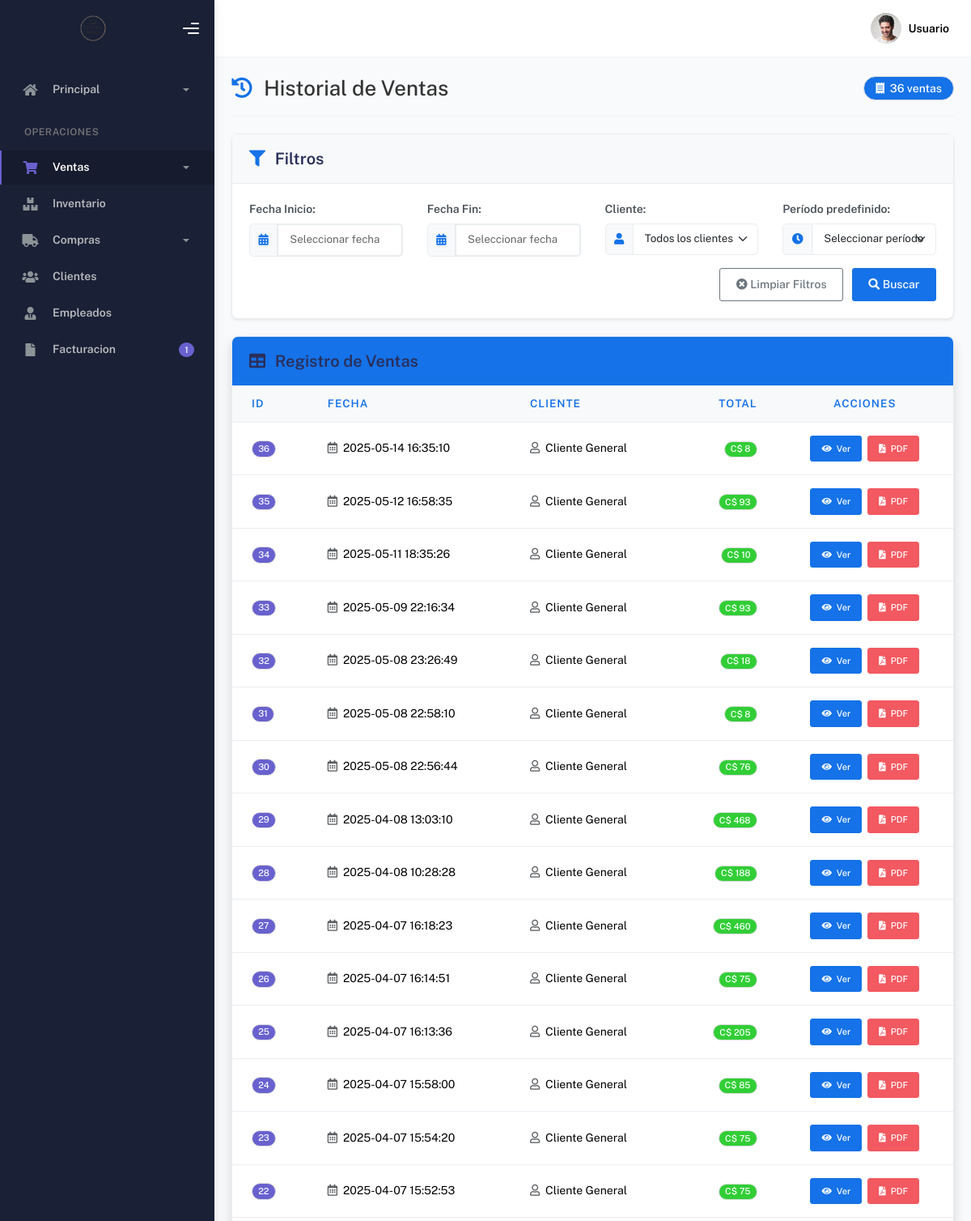
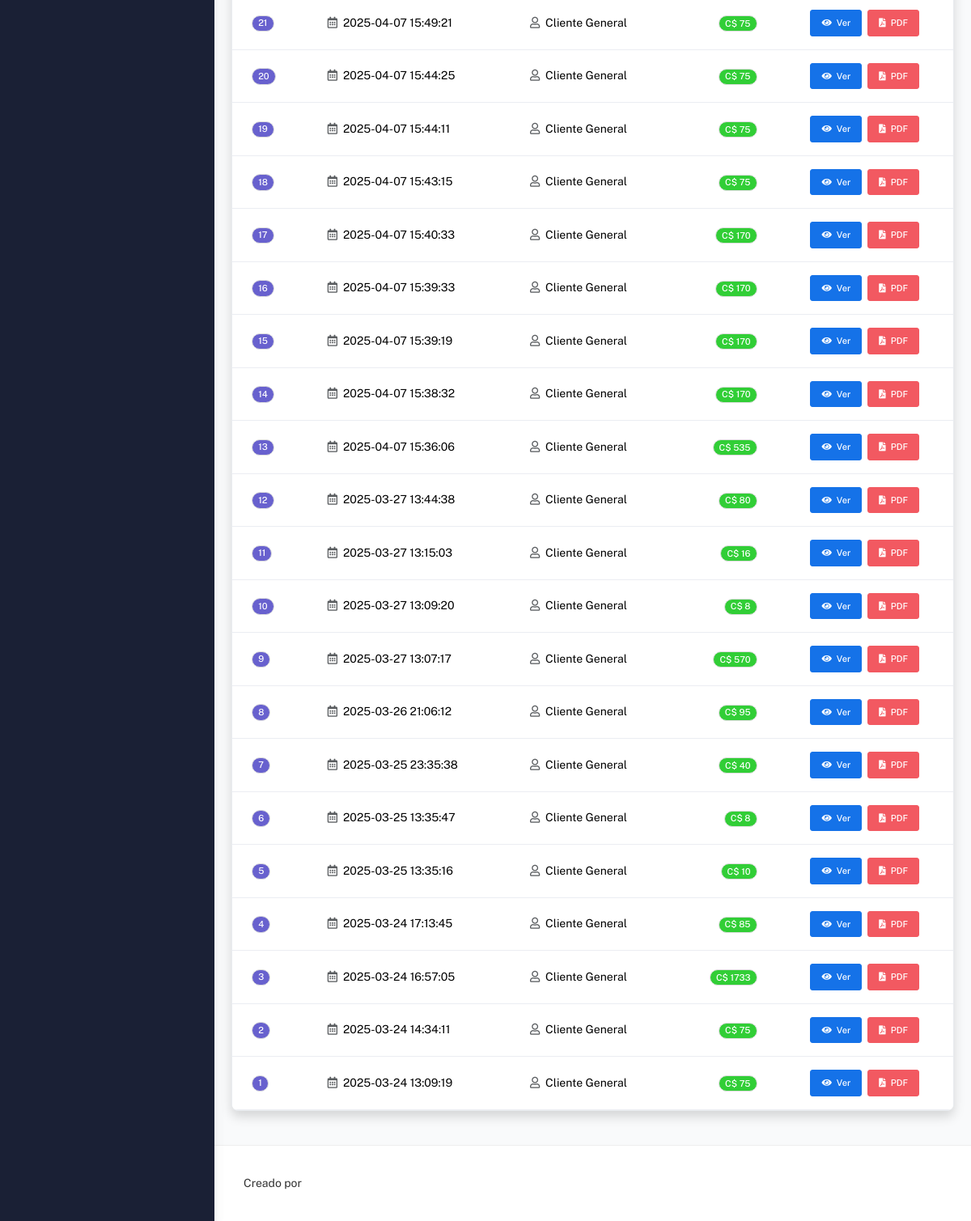
The page /historial on the database its author committed (2 pictures, top to bottom).
### tables this page shows
CREATE TABLE Venta (
    IDVenta INTEGER PRIMARY KEY AUTOINCREMENT,
    Fecha DATETIME,
    Total DECIMAL NOT NULL,
    IDEmpleado INTEGER,
    IDCliente INTEGER,
    IDSucursal INTEGER, MetodoPago TEXT, Descuento REAL,
    FOREIGN KEY (IDEmpleado) REFERENCES Empleado(IDEmpleado),
    FOREIGN KEY (IDCliente) REFERENCES Cliente(IDCliente),
    FOREIGN KEY (IDSucursal) REFERENCES Sucursal(IDSucursal)
);

### app/blueprints/ventas/routes.py (the view, shortened to what this page needs)
@ventas_bp.route("/historial", methods=["GET", "POST"])
def historial():
    ventas = obtener_ventas("todas")
    clientes = obtener_clientes()
    return render_template("ventas/ventas.html", ventas=ventas, clientes=clientes)

### app/blueprints/ventas/routes.py (called while the page is built)
def obtener_clientes():
    conexion = get_db_connection()
    cursor = conexion.cursor()
    cursor.execute("SELECT IDCliente, NombreCompleto FROM Cliente ORDER BY NombreCompleto")
    clientes = [{"IDCliente": row[0], "NombreCompleto": row[1]} for row in cursor.fetchall()]
    conexion.close()
    return clientes

### app/utils/db.py (called while the page is built)
def get_db_connection():
    conn = sqlite3.connect(current_app.config['DATABASE_PATH'])
    conn.row_factory = sqlite3.Row
    return conn

### app/blueprints/ventas/templates/ventas/ventas.html (shortened to what this page needs)
{% extends "layout.html" %}
{% block style %}
<link rel="stylesheet" href="https://cdn.jsdelivr.net/npm/flatpickr/dist/flatpickr.min.css">
<link rel="stylesheet" href="https://cdn.datatables.net/1.11.5/css/dataTables.bootstrap5.min.css">
{% endblock %}
{% block main %}
<div class="container-fluid">
    <div class="d-flex justify-content-between align-items-center mb-4 pb-3 border-bottom">
        <h2 class="m-0 d-flex align-items-center">
            <i class="fas fa-history text-primary me-3"></i>
            Historial de Ventas
        </h2>
        <span class="badge bg-primary rounded-pill px-3 py-2 fs-6">
            <i class="fas fa-receipt me-1"></i>
            {{ ventas|length }} ventas
        </span>
    </div>
    <div class="card filter-card shadow-sm mb-4">
        <div class="card-header bg-light">
            <h5 class="card-title mb-0">
                <i class="fas fa-filter me-2 text-primary"></i>
                Filtros
            </h5>
        </div>
        <div class="card-body">
            <form id="filtroForm" class="row g-3">
                <div class="col-md-3">
                    <label for="fechaInicio" class="form-label fw-bold">Fecha Inicio:</label>
                    <div class="input-group">
                        <span class="input-group-text bg-light">
                            <i class="fas fa-calendar-alt text-primary"></i>
                        </span>
                        <input type="text" class="form-control datepicker" id="fechaInicio" placeholder="Seleccionar fecha">
                    </div>
                </div>
                <div class="col-md-3">
                    <label for="fechaFin" class="form-label fw-bold">Fecha Fin:</label>
                    <div class="input-group">
                        <span class="input-group-text bg-light">
                            <i class="fas fa-calendar-alt text-primary"></i>
                        </span>
                        <input type="text" class="form-control datepicker" id="fechaFin" placeholder="Seleccionar fecha">
                    </div>
                </div>
                <div class="col-md-3">
                    <label for="cliente" class="form-label fw-bold">Cliente:</label>
                    <div class="input-group">
                        <span class="input-group-text bg-light">
                            <i class="fas fa-user text-primary"></i>
                        </span>
                        <select class="form-select" id="cliente">
                            <option value="">Todos los clientes</option>
                        </select>
                    </div>
                </div>
                <div class="col-md-3">
                    <label for="periodo" class="form-label fw-bold">Período predefinido:</label>
                    <div class="input-group">
                        <span class="input-group-text bg-light">
                            <i class="fas fa-clock text-primary"></i>
                        </span>
                        <select class="form-select" id="periodo">
                            <option value="">Seleccionar período</option>
                        </select>
                    </div>
                </div>
                <div class="col-12 text-end">
                    <button type="button" id="btnLimpiarFiltros" class="btn btn-outline-secondary me-2">
                        <i class="fas fa-times-circle me-1"></i>Limpiar Filtros
                    </button>
                    <button type="button" id="btnFiltrar" class="btn btn-primary">
                        <i class="fas fa-search me-1"></i>Buscar
                    </button>
                </div>
            </form>
        </div>
    </div>
    <div class="card data-card shadow">
        <div class="card-header bg-primary text-white py-3">
            <h5 class="card-title mb-0">
                <i class="fas fa-table me-2"></i>
                Registro de Ventas
            </h5>
        </div>
        <div class="card-body p-0">
            <div class="table-responsive">
                <table class="table table-hover mb-0" id="tablaVentas">
                    <thead class="table-light">
                        <tr>
                            <th class="fw-bold text-primary border-bottom">ID</th>
                            <th class="fw-bold text-primary border-bottom">Fecha</th>
                            <th class="fw-bold text-primary border-bottom">Cliente</th>
                            <th class="fw-bold text-primary border-bottom text-end">Total</th>
                            <th class="fw-bold text-primary border-bottom text-center">Acciones</th>
                        </tr>
                    </thead>
                    <tbody id="tabla-ventas">
                        {% if ventas|length > 0 %}
                            {% for venta in ventas %}
                            <tr>
                                <td class="align-middle">
                                    <span class="badge bg-secondary">{{ venta.id }}</span>
                                </td>
                                <td class="align-middle">
                                    <i class="far fa-calendar-alt me-1 text-muted"></i>
                                    {{ venta.fecha }}
                                </td>
                                <td class="align-middle">
                                    <i class="far fa-user me-1 text-muted"></i>
                                    {{ venta.cliente if venta.cliente else 'Cliente General' }}
                                </td>
                                <td class="text-end align-middle">
                                    <span class="badge bg-success px-2 py-1">
                                        C$ {{ venta.total | round(2) }}
                                    </span>
                                </td>
                                <td class="text-center align-middle">
                                    <div class="d-flex gap-2 justify-content-center">
                                        <button class="btn btn-primary btn-sm ver-detalle" data-id="{{ venta.id }}">
                                            <i class="fas fa-eye me-1"></i>
                                            Ver
                                        </button>
                                        <button class="btn btn-danger btn-sm exportar-pdf" data-id="{{ venta.id }}">
                                            <i class="fas fa-file-pdf me-1"></i>
                                            PDF
                                        </button>
                                    </div>
                                </td>
                            </tr>
                            {% endfor %}
                        {% endif %}
                    </tbody>
                </table>
            </div>
        </div>
    </div>
</div>
{% endblock %}

### app/templates/layout.html (shortened to what this page needs)
<!DOCTYPE html>
<html lang="en">
  <head>
    <link href="https://cdn.jsdelivr.net/npm/@mdi/font@6.5.95/css/materialdesignicons.min.css" rel="stylesheet">
    <link rel="stylesheet" href="{{ url_for('static', filename='css/bootstrap.min.css') }}" />
    <link rel="stylesheet" href="{{ url_for('static', filename='css/plugins.min.css') }}" />
    <link rel="stylesheet" href="{{ url_for('static', filename='css/kaiadmin.min.css') }}" />
    <link href="https://cdn.jsdelivr.net/npm/bootstrap-icons@1.11.1/font/bootstrap-icons.css" rel="stylesheet">
    <link rel="stylesheet" href="{{ url_for('static', filename='css/demo.css') }}" />
    {% block style %} {% endblock %}
  </head>
  <body>
    <div class="wrapper">
      {% set current_path = request.path %}
      <div class="sidebar" data-background-color="dark">
        <div class="sidebar-logo">
          <div class="logo-header" data-background-color="dark">
            <a href="{{ url_for('dashboard.index') }}" class="logo">
              <img
                src="{{ url_for('static', filename='img/logo_indiana.png') }}"
                alt="navbar brand"
                class="navbar-brand"
                height="20"
              />
            </a>
            <div class="nav-toggle">
              <button class="btn btn-toggle toggle-sidebar">
                <i class="gg-menu-right"></i>
              </button>
            </div>
          </div>
        </div>
        <div class="sidebar-wrapper scrollbar scrollbar-inner">
          <div class="sidebar-content">
            <ul class="nav nav-secondary">
              <li class="nav-item {% if current_path == url_for('dashboard.index') %}active{% endif %}">
                <a
                  data-bs-toggle="collapse"
                  href="{{ url_for('dashboard.index') }}"
                  class="collapsed"
                  aria-expanded="false"
                >
                  <i class="fas fa-home"></i>
                  <p>Principal</p>
                  <span class="caret"></span>
                </a>
              </li>
              <li class="nav-section">
                <h4 class="text-section">Operaciones</h4>
              </li>
              <li class="nav-item {% if current_path in [url_for('ventas.catalogo'), url_for('ventas.historial'), url_for('ventas.reporte')] %}active{% endif %}">
                <a data-bs-toggle="collapse" href="#base">
                  <i class="fas fa-shopping-cart"></i>
                  <p>Ventas</p>
                  <span class="caret"></span>
                </a>
              </li>
              <li class="nav-item {% if current_path == url_for('inventario.mostrar_stock') %}active{% endif %}">
                <a href="{{ url_for('inventario.mostrar_stock') }}">
                  <i class="fas fa-boxes"></i>
                  <p>Inventario</p>
                </a>
              </li>
              <li class="nav-item {% if current_path in [url_for('compras.realizar_compras'), url_for('compras.historial_compras')] %}active{% endif %}">
                <a data-bs-toggle="collapse" href="#forms">
                  <i class="fas fa-truck"></i>
                  <p>Compras</p>
                  <span class="caret"></span>
                </a>
              </li>
              <li class="nav-item">
                <a href="#tables">
                  <i class="fas fa-users"></i>
                  <p>Clientes</p>
                </a>
              </li>
              <li class="nav-item {% if current_path == url_for('admin.employees') %}active{% endif %}">
                <a href="{{ url_for('admin.employees') }}">
                  <i class="fas fa-user-tie"></i>
                  <p>Empleados</p>
                </a>
              </li>
              <li class="nav-item">
                <a href="#facturacion">
                  <i class="fas fa-file"></i>
                  <p>Facturacion</p>
                  <span class="badge badge-secondary">1</span>
                </a>
              </li>
            </ul>
          </div>
        </div>
      </div>
      <div class="main-panel">
        <div class="main-header">
          <nav
            class="navbar navbar-header navbar-header-transparent navbar-expand-lg border-bottom"
          >
            <div class="container-fluid">
              <ul class="navbar-nav topbar-nav ms-md-auto align-items-center">
                <li class="nav-item topbar-user dropdown hidden-caret">
                  <a
                    class="dropdown-toggle profile-pic"
                    data-bs-toggle="dropdown"
                    href="#"
                    aria-expanded="false"
                  >
                    <div class="avatar-sm">
                      <img
                        src="{{ url_for('static', filename='img/profile.jpg') }}"
                        alt="..."
                        class="avatar-img rounded-circle"
                      />
                    </div>
                    <span class="profile-username">
                      <span class="fw-bold">{{ session.get('username', 'Usuario') }}</span>
                    </span>
                  </a>
                </li>
              </ul>
            </div>
          </nav>
        </div>
        <div class="container">
            {% block main %} {% endblock %}
        </div>
        <footer class="footer">
          <div class="container-fluid d-flex justify-content-between">
            <div>
              Creado por
            </div>
          </div>
        </footer>
      </div>
    </div>
  </body>
</html>

### app/templates/layout.html (style rules this page uses)
.navbar-brand { width: 180px; height: 100%; object-fit: contain; }

### app/blueprints/ventas/templates/ventas/ventas.html (style rules this page uses)
body { color: #333333; background-color: #f9fafb; }
.container-fluid { padding: 1.5rem; }
.filter-card { border-radius: 8px; border: 1px solid #e9ecef; box-shadow: 0 4px 6px rgba(0, 0, 0, 0.05); background-color: white; margin-bottom: 1.5rem; }
.filter-card .card-header { background-color: white; border-bottom: 1px solid #e9ecef; padding: 1rem 1.5rem; font-weight: 600; }
.filter-card .card-body { padding: 1.5rem; }
.filter-card .form-control, .filter-card .form-select { border-color: #e9ecef; padding: 0.6rem 1rem; font-size: 0.95rem; box-shadow: none; transition: all 0.3s ease; }
.data-card { border-radius: 8px; border: 1px solid #e9ecef; box-shadow: 0 4px 6px rgba(0, 0, 0, 0.05); background-color: white; margin-bottom: 1.5rem; overflow: hidden; }
.data-card .card-header { background-color: white; border-bottom: 1px solid #e9ecef; padding: 1rem 1.5rem; font-weight: 600; display: flex; justify-content: space-between; align-items: center; }
.data-card .card-body { padding: 0; }
.table-responsive { padding: 0; }
.btn-primary { background-color: #4361ee; border-color: #4361ee; }
.badge { padding: 0.35em 0.65em; font-weight: 500; border-radius: 30px; }

### rows shown on the page
Venta: id "36", fecha "2025-05-14 16:35:10", cliente "Cliente General", total "8"
Venta: id "35", fecha "2025-05-12 16:58:35", cliente "Cliente General", total "93"
Venta: id "34", fecha "2025-05-11 18:35:26", cliente "Cliente General", total "10"
Venta: id "33", fecha "2025-05-09 22:16:34", cliente "Cliente General", total "93"
Venta: id "32", fecha "2025-05-08 23:26:49", cliente "Cliente General", total "18"
Venta: id "31", fecha "2025-05-08 22:58:10", cliente "Cliente General", total "8"
Venta: id "30", fecha "2025-05-08 22:56:44", cliente "Cliente General", total "76"
Venta: id "29", fecha "2025-04-08 13:03:10", cliente "Cliente General", total "468"
Venta: id "28", fecha "2025-04-08 10:28:28", cliente "Cliente General", total "188"
Venta: id "27", fecha "2025-04-07 16:18:23", cliente "Cliente General", total "460"
Venta: id "26", fecha "2025-04-07 16:14:51", cliente "Cliente General", total "75"
Venta: id "25", fecha "2025-04-07 16:13:36", cliente "Cliente General", total "205"
Venta: id "24", fecha "2025-04-07 15:58:00", cliente "Cliente General", total "85"
Venta: id "23", fecha "2025-04-07 15:54:20", cliente "Cliente General", total "75"
Venta: id "22", fecha "2025-04-07 15:52:53", cliente "Cliente General", total "75"
Venta: id "21", fecha "2025-04-07 15:49:21", cliente "Cliente General", total "75"
Venta: id "20", fecha "2025-04-07 15:44:25", cliente "Cliente General", total "75"
Venta: id "19", fecha "2025-04-07 15:44:11", cliente "Cliente General", total "75"
Venta: id "18", fecha "2025-04-07 15:43:15", cliente "Cliente General", total "75"
Venta: id "17", fecha "2025-04-07 15:40:33", cliente "Cliente General", total "170"
Venta: id "16", fecha "2025-04-07 15:39:33", cliente "Cliente General", total "170"
Venta: id "15", fecha "2025-04-07 15:39:19", cliente "Cliente General", total "170"
Venta: id "14", fecha "2025-04-07 15:38:32", cliente "Cliente General", total "170"
Venta: id "13", fecha "2025-04-07 15:36:06", cliente "Cliente General", total "535"
Venta: id "12", fecha "2025-03-27 13:44:38", cliente "Cliente General", total "80"
Venta: id "11", fecha "2025-03-27 13:15:03", cliente "Cliente General", total "16"
Venta: id "10", fecha "2025-03-27 13:09:20", cliente "Cliente General", total "8"
Venta: id "9", fecha "2025-03-27 13:07:17", cliente "Cliente General", total "570"
Venta: id "8", fecha "2025-03-26 21:06:12", cliente "Cliente General", total "95"
Venta: id "7", fecha "2025-03-25 23:35:38", cliente "Cliente General", total "40"
Venta: id "6", fecha "2025-03-25 13:35:47", cliente "Cliente General", total "8"
Venta: id "5", fecha "2025-03-25 13:35:16", cliente "Cliente General", total "10"
Venta: id "4", fecha "2025-03-24 17:13:45", cliente "Cliente General", total "85"
Venta: id "3", fecha "2025-03-24 16:57:05", cliente "Cliente General", total "1733"
Venta: id "2", fecha "2025-03-24 14:34:11", cliente "Cliente General", total "75"
Venta: id "1", fecha "2025-03-24 13:09:19", cliente "Cliente General", total "75"

### other values the page prints
{{ session.get('username', 'Usuario') }} "Usuario"
{{ ventas|length }} "36"
